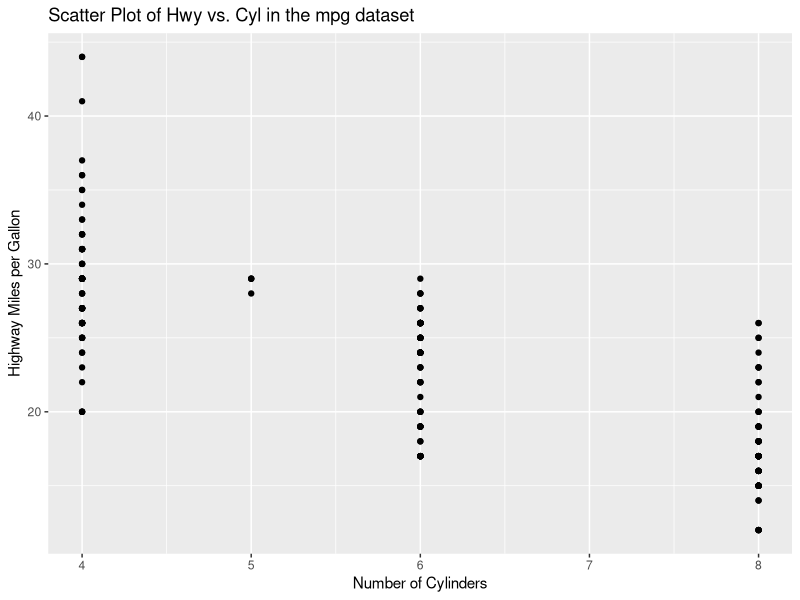
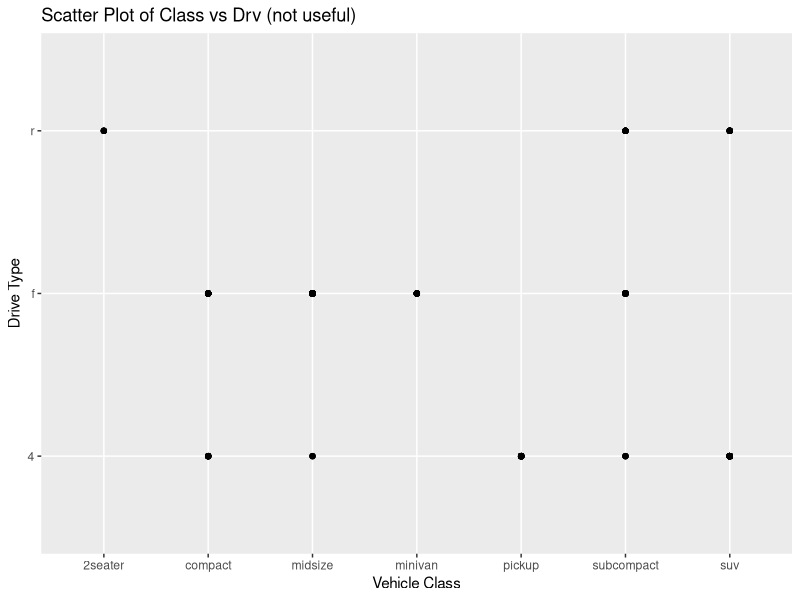

Recreate these plots in R, in order. (Note: this script raises an error after producing the figures.)
## ---- chunk 1
# Load libraries
library(ggplot2)
library(vctrs)

# Load data
head(mpg)
## ---- chunk 2
# Create the scatter plot
ggplot(mpg, aes(x = cyl, y = hwy)) +
  geom_point() +
  labs(x = "Number of Cylinders", y = "Highway Miles per Gallon") +
  ggtitle("Scatter Plot of Hwy vs. Cyl in the mpg dataset")
## ---- chunk 3
# Create the scatter plot for categorical variables
ggplot(mpg, aes(x = class, y = drv)) +
  geom_point() +
  labs(x = "Vehicle Class", y = "Drive Type") +
  ggtitle("Scatter Plot of Class vs Drv (not useful)")
## ---- chunk 4
# Create a sequence of x values
x <- seq(-6*pi, 6*pi, length.out = 100)

# Create a dataframe or tibble with the x and sinc(x) values
sinc_data <- tibble(
  x = x,
  sinc_x = if_else(x == 0, 1, sin(x) / x)
)

# Plot the sinc function 
ggplot(sinc_data, aes(x = x, y = sinc_x)) +
  geom_line() +
  labs(x = "x", y = "sin(x)/x", title = "Plot of the sinc function") +
  theme_minimal()
## ---- chunk 5
# Load the cars dataset
data(cars)

# Create a scatter plot with ggplot2
ggplot(cars, aes(x = speed, y = dist)) +
  geom_point() +
  labs(x = "Speed", y = "Stopping Distance", title = "Scatter Plot of Cars Data") +
  theme_minimal()
## ---- chunk 6
# Create a scatter plot and color points based on the condition
ggplot(cars, aes(x = speed, y = dist, color = dist > 80)) +
  geom_point() +
  labs(x = "Speed", y = "Stopping Distance", title = "Scatter Plot of Cars Data with Color") +
  scale_color_manual(values = c("FALSE" = "blue", "TRUE" = "red"),
                     labels = c("<= 80" = "blue", "> 80" = "red"),
                     name = "Distance") +
  theme_minimal()
## ---- chunk 7
ggplot(cars, aes(x = speed, y = dist)) +
  geom_point() +                            
  geom_smooth(method = "lm", se = FALSE) +  
  theme_minimal()                           
